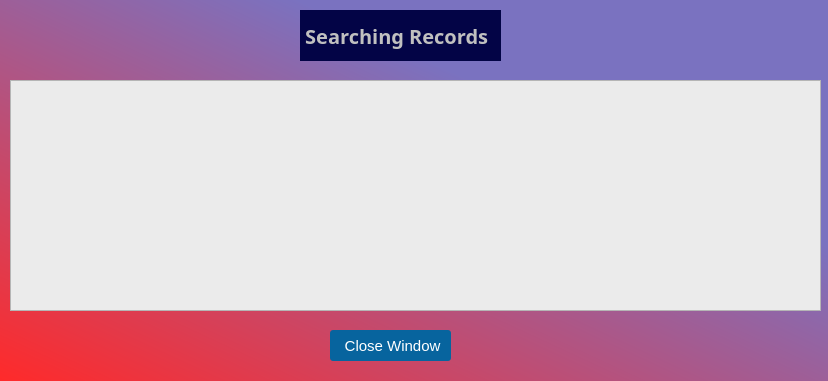
<?xml version="1.0" encoding="UTF-8"?>
<ui version="4.0">
 <class>Form</class>
 <widget class="QWidget" name="Form">
  <property name="geometry">
   <rect>
    <x>0</x>
    <y>0</y>
    <width>828</width>
    <height>381</height>
   </rect>
  </property>
  <property name="windowTitle">
   <string>Form</string>
  </property>
  <property name="styleSheet">
   <string notr="true">background-color:qlineargradient(spread:pad, x1:0, y1:1, x2:1, y2:0.011, stop:0 rgba(255, 42, 42, 255), stop:0.681818 rgba(122, 114, 192, 255));</string>
  </property>
  <widget class="QTableWidget" name="tableWidget">
   <property name="geometry">
    <rect>
     <x>10</x>
     <y>80</y>
     <width>811</width>
     <height>231</height>
    </rect>
   </property>
   <property name="styleSheet">
    <string notr="true">background-color:rgb(235, 235, 235);</string>
   </property>
  </widget>
  <widget class="QPushButton" name="pushButton">
   <property name="geometry">
    <rect>
     <x>330</x>
     <y>330</y>
     <width>121</width>
     <height>31</height>
    </rect>
   </property>
   <property name="font">
    <font>
     <pointsize>-1</pointsize>
    </font>
   </property>
   <property name="styleSheet">
    <string notr="true">background-color:rgb(7, 100, 158);
color:rgb(255, 255, 255);
font-size:15px;
border-radius:3px;
padding:5px;</string>
   </property>
   <property name="text">
    <string> Close Window</string>
   </property>
  </widget>
  <widget class="QLabel" name="label">
   <property name="geometry">
    <rect>
     <x>300</x>
     <y>10</y>
     <width>201</width>
     <height>51</height>
    </rect>
   </property>
   <property name="font">
    <font>
     <family>MV Boli</family>
     <pointsize>15</pointsize>
     <weight>75</weight>
     <bold>true</bold>
    </font>
   </property>
   <property name="styleSheet">
    <string notr="true">background-color:rgb(3, 4, 70);
color:rgb(192, 192, 192);
</string>
   </property>
   <property name="text">
    <string> Searching Records</string>
   </property>
  </widget>
 </widget>
 <resources/>
 <connections/>
</ui>
